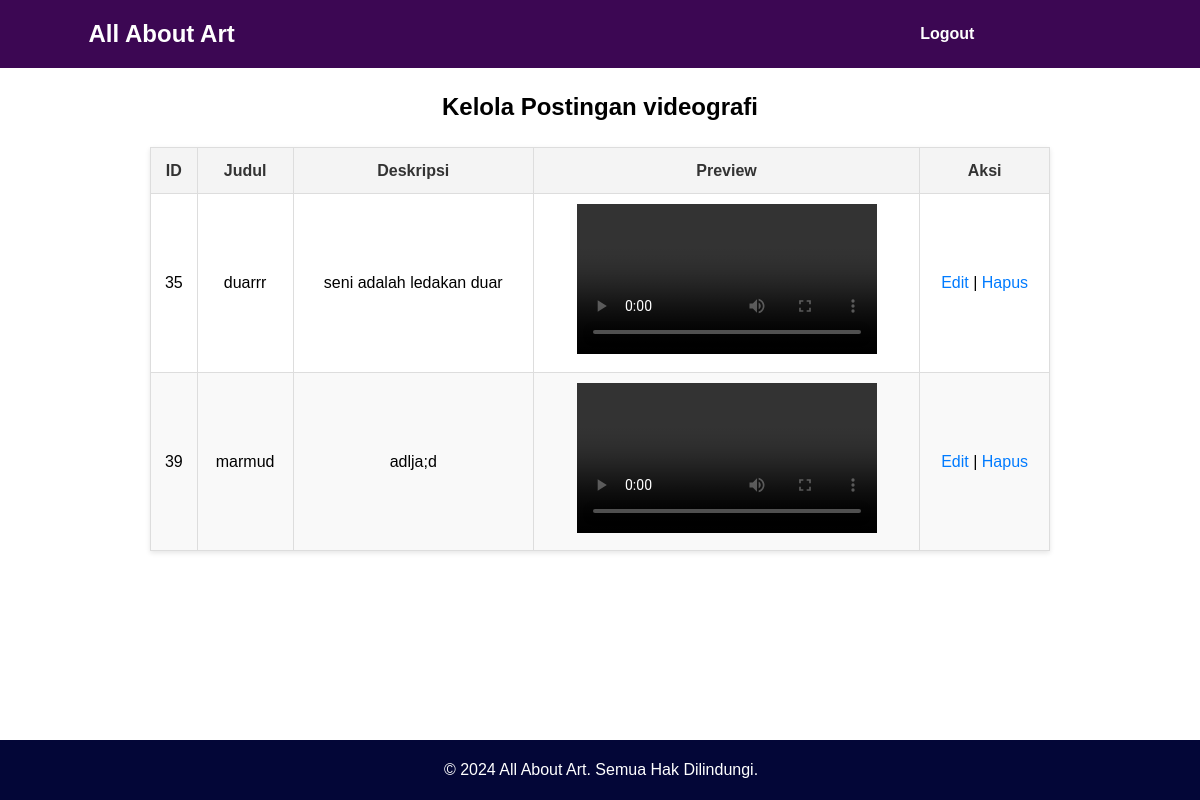
Page /manage_videografi.php on the committed database.
### tables this page shows
CREATE TABLE `post_media` (
  `id_post_media` int(11) NOT NULL,
  `id_post` int(11) NOT NULL,
  `media_file` varchar(255) NOT NULL
);

CREATE TABLE `post` (
  `id_post` int(11) NOT NULL,
  `created_by_user_id` int(11) NOT NULL,
  `created_datetime` datetime NOT NULL DEFAULT current_timestamp(),
  `caption_post` text NOT NULL,
  `name_post` varchar(50) NOT NULL,
  `harga_post` int(11) NOT NULL
);

### manage_videografi.php (the view, shortened to what this page needs)
<?php
$hostname = "localhost";
$username = "root";
$password = "taqin2345";
$database_name = "allaboutartv2";
$db = mysqli_connect($hostname, $username, $password, $database_name);
$result = $db->query("SELECT post.id_post, post.name_post, post.caption_post, post_media.media_file FROM post_media INNER JOIN post ON post_media.id_post=post.id_post WHERE media_file LIKE '%videografi%'");
?>
<!DOCTYPE html>
<html lang="en">
<head>
</head>
<body>
    <header>
        <nav>
            <h1><a href="index.php">All About Art</a></h1>
            <a></a>
            <a></a>
            <a></a>
            <a></a>
            <a href="logout_admin.php">Logout</a>
            <a><?php echo $user_name ?></a>
        </nav>
    </header>
    <h2>Kelola Postingan videografi</h2>
    <table>
        <thead>
            <tr>
                <th>ID</th>
                <th>Judul</th>
                <th>Deskripsi</th>
                <th>Preview</th>
                <th>Aksi</th>
            </tr>
        </thead>
        <tbody>
            <?php while ($row = $result->fetch_assoc()): ?>
                <tr>
                    <td><?= $row['id_post'] ?></td>
                    <td><?= $row['name_post'] ?></td>
                    <td><?= $row['caption_post'] ?></td>
                    <td><video controls>
                            <source src="AllAboutArtv2/dbpost/dbvideografi/<?php echo $row['media_file']; ?>">
                        </video></td>
                    <td>
                        <a href="?edit=<?= $row['id_post'] ?>">Edit</a> |
                        <a href="?delete=<?= $row['id_post'] ?>" onclick="return confirm('Apakah ngana yakin?')">Hapus</a>
                    </td>
                </tr>
            <?php endwhile; ?>
        </tbody>
    </table>
    <footer>
        <p>&copy; 2024 All About Art. Semua Hak Dilindungi.</p>
    </footer>
</body>
</html>

### manage_videografi.php (style rules this page uses)
body { font-family: 'Montserrat', sans-serif; margin: 0; line-height: 1.6; }
header { background-color: #3C0753; padding: 15px 20px; position: relative; }
nav { display: flex; justify-content: space-around; align-items: center; }
h1 { color: white; margin: 0; }
nav a { text-decoration: none; color: #fff; font-weight: bold; padding: 5px 5px; border-radius: 5px; transition: background-color 0.3s ease; }
h2 { text-align: center; }
table { width: 75%; border-collapse: collapse; margin-top: 20px; margin-left: auto; margin-right: auto; box-shadow: 0 2px 5px rgba(0, 0, 0, 0.1); background-color: white; }
table, th, td { border: 1px solid #ddd; }
th { background-color: #f4f4f4; color: #333; font-weight: bold; }
th, td { padding: 10px; text-align: center; }
tbody tr:nth-child(even) { background-color: #f9f9f9; }
a { color: #007bff; text-decoration: none; }
footer { background-color: #030637; color: white; text-align: center; padding: 1px; margin-top: 40px; width: 100%; bottom: 0; position: fixed; }

### rows in the picture
post_media: id_post.id_post "35", id_post.name_post "duarrr", id_post.caption_post "seni adalah ledakan duar"
post_media: id_post.id_post "39", id_post.name_post "marmud", id_post.caption_post "adlja;d"
